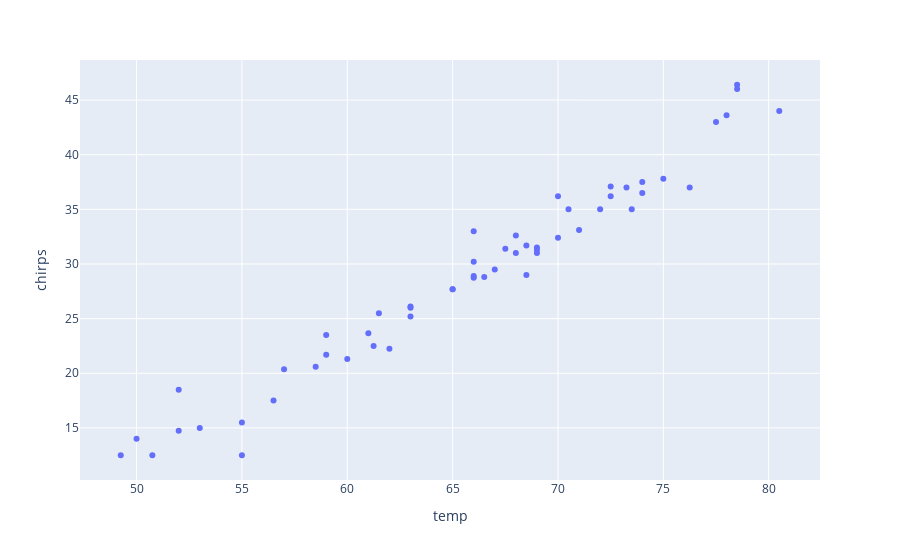

Notebook cell for this chart:
### Markdown cell above
Create a scatterplot:

- with `px` do `scatter` using
    - `dataframe`
    - freestyle `x="temp"`
    - freestyle `y="chirps"`

### Code cell
px.scatter(dataframe,x="temp",y="chirps")

#<xml xmlns="https://developers.google.com/blockly/xml"><variables><variable id="k#w4n=KvP~*sLy*OW|Jl">px</variable><variable id="B5p-Xul6IZ.0%nd96oa%">dataframe</variable></variables><block type="varDoMethod" id="O07?sQIdula@ap]/9Ogq" x="0" y="0"><mutation items="3"></mutation><field name="VAR" id="k#w4n=KvP~*sLy*OW|Jl">px</field><field name="MEMBER">scatter</field><data>px:scatter</data><value name="ADD0"><block type="variables_get" id="UE)!btph,4mdjsf[F37|"><field name="VAR" id="B5p-Xul6IZ.0%nd96oa%">dataframe</field></block></value><value name="ADD1"><block type="dummyOutputCodeBlock" id="~L)yq!Jze#v9R[^p;2{O"><field name="CODE">x="temp"</field></block></value><value name="ADD2"><block type="dummyOutputCodeBlock" id="yu5^$n1zXY3)#RcRx:~;"><field name="CODE">y="chirps"</field></block></value></block></xml>

### Figure 1 — Plotly figure (JSON) as saved in the notebook; plotly's stock layout.template omitted (floating-point values rounded to 4 significant figures)
{"data": [{"hovertemplate": "temp=%{x}<br>chirps=%{y}<extra></extra>", "legendgroup": "", "marker": {"color": "#636efa", "symbol": "circle"}, "mode": "markers", "name": "", "orientation": "v", "showlegend": false, "type": "scatter", "x": [80.5, 78.5, 78.0, 73.5, 70.5, 68.0, 66.0, 65.0, 61.5, 57.0, 55.0, 76.25, 74.0, 74.0, 72.5, 66.0, 77.5, 78.5, 68.5, 68.5, 68.0, 66.0, 59.0, 70.0, 69.0, 67.0, 61.25, 58.5, 72.0, 71.0, 69.0, 66.5, 60.0, 75.0, 73.25, 72.5, 70.0, 67.5, 66.0, 69.0, 63.0, 63.0, 61.0, 62.0, 56.5, 55.0, 52.0, 53.0, 50.0, 52.0, 65.0, 63.0, 59.0, 50.75, 49.25], "xaxis": "x", "y": [44.0, 46.4, 43.6, 35.0, 35.0, 32.6, 28.9, 27.7, 25.5, 20.38, 12.5, 37.0, 37.5, 36.5, 36.2, 33.0, 43.0, 46.0, 29.0, 31.7, 31.0, 28.75, 23.5, 32.4, 31.0, 29.5, 22.5, 20.6, 35.0, 33.1, 31.5, 28.8, 21.3, 37.8, 37.0, 37.1, 36.2, 31.4, 30.2, 31.3, 26.1, 25.2, 23.66, 22.25, 17.5, 15.5, 14.75, 15.0, 14.0, 18.5, 27.7, 26.0, 21.7, 12.5, 12.5], "yaxis": "y"}], "layout": {"legend": {"tracegroupgap": 0}, "margin": {"t": 60}, "xaxis": {"anchor": "y", "domain": [0, 1], "title": {"text": "temp"}}, "yaxis": {"anchor": "x", "domain": [0, 1], "title": {"text": "chirps"}}}}
